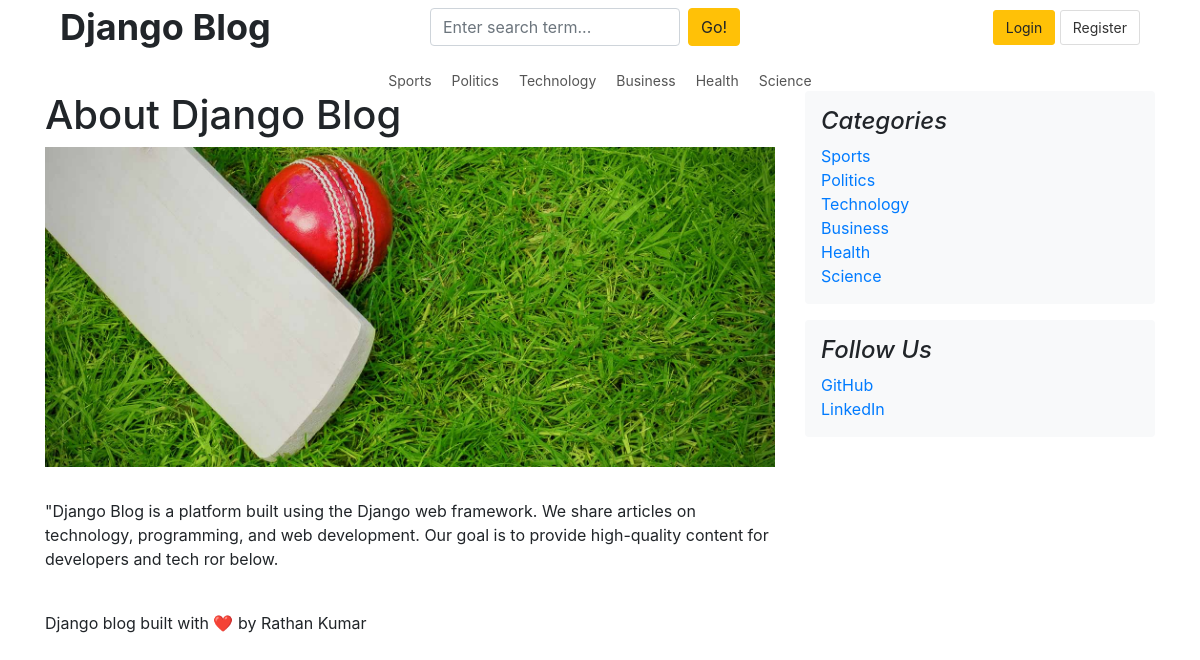
The page /about/ on the database its author committed.
### blog/models.py (models this page shows, shortened)
class Category(models.Model):
    category_name = models.CharField(max_length=50, unique=True)
    created_at = models.DateTimeField(auto_now_add=True)
    updated_at = models.DateTimeField(auto_now=True)
    class Meta:
        verbose_name_plural = 'categories'

class AboutUs(models.Model):
    title = models.CharField(max_length=200, default="About Us")
    content = models.TextField()
    image = models.ImageField(upload_to='about/', blank=True, null=True)
    created_at = models.DateTimeField(auto_now_add=True)
    updated_at = models.DateTimeField(auto_now=True)
    class Meta:
        verbose_name_plural = 'About Us'

class SocialLink(models.Model):
    platform = models.CharField(max_length=50)  # GitHub, LinkedIn, YouTube, etc.
    link = models.URLField(max_length=200)
    icon = models.CharField(max_length=50, blank=True, null=True)  # Font Awesome icon name
    created_at = models.DateTimeField(auto_now_add=True)
    updated_at = models.DateTimeField(auto_now=True)
    class Meta:
        verbose_name_plural = 'Social Links'

### blog/views.py (the view)
# urls.py: path('about/', views.about_us, name='about'),
def about_us(request):
    about = AboutUs.objects.first()
    return render(request, 'about.html', {
        'about': about,
        'active_page': 'about',
    })

### blog/context_processor.py (called while the page is built)
def categories_processor(request):
    try:
        categories = Category.objects.all()
        return {'categories': categories}
    except:
        return {'categories': []}

def social_links_processor(request):
    try:
        social_links = SocialLink.objects.all()
        return {'social_links': social_links}
    except:
        return {'social_links': []}

def about_processor(request):
    try:
        about = AboutUs.objects.first()
        return {'about': about}
    except:
        return {'about': None}

### blog_main/templates/about.html
{% extends 'base.html' %}
{% block content %}
<div class="row">
    <div class="col-md-8 blog-main">
        <div class="about-page">
            <h1 class="about-title">
                {% if about %}
                    {{ about.title }}
                {% else %}
                    About Django Blog
                {% endif %}
            </h1>
            {% if about.image %}
                <img src="{{ about.image.url }}"
                     alt="{{ about.title }}"
                     class="img-fluid mb-3">
            {% endif %}
            <div class="about-text">
                {% if about %}
                    <p>{{ about.content|linebreaks }}</p>
                {% else %}
                    <p>Welcome to Django Blog. This is a blog built using Django framework.</p>
                    <p>We share articles about technology, programming, and more.</p>
                    <p>Stay tuned for more content!</p>
                {% endif %}
            </div>
        </div>
    </div>
    <aside class="col-md-4 blog-sidebar">
        <div class="p-3 mb-3 bg-light rounded">
            <h4 class="font-italic">Categories</h4>
            <ol class="list-unstyled mb-0">
                {% if categories %}
                    {% for cat in categories %}
                        <li>
                            <a href="{% url 'category' cat.id %}" style="color:#007bff; text-decoration:none;">
                                {{ cat.category_name }}
                            </a>
                        </li>
                    {% endfor %}
                {% else %}
                    <li>No categories found.</li>
                {% endif %}
            </ol>
        </div>
        <div class="p-3 mb-3 bg-light rounded">
            <h4 class="font-italic">Follow Us</h4>
            <ol class="list-unstyled mb-0">
                {% if social_links %}
                    {% for link in social_links %}
                        <li>
                            <a href="{{ link.link }}" target="_blank" style="color:#007bff; text-decoration:none;">
                                {{ link.platform }}
                            </a>
                        </li>
                    {% endfor %}
                {% else %}
                    <li><a href="#" style="color:#007bff; text-decoration:none;">GitHub</a></li>
                    <li><a href="#" style="color:#007bff; text-decoration:none;">LinkedIn</a></li>
                {% endif %}
            </ol>
        </div>
    </aside>
</div>
{% endblock %}

### blog_main/templates/base.html (shortened to what this page needs)
{% load static %}
<!DOCTYPE html>
<html lang="en">
<head>
    <link
        rel="stylesheet"
        href="https://cdn.jsdelivr.net/npm/bootstrap@4.6.2/dist/css/bootstrap.min.css"
    >
    <link
        rel="stylesheet"
        href="{% static 'css/blog.css' %}"
    >
</head>
<body>
<div class="container">
    <header class="blog-header">
        <div class="container">
            <div class="row align-items-center mb-3">
                <div class="col-md-4">
                    <a
                        href="{% url 'home' %}"
                        class="blog-header-logo"
                        style="
                            font-size: 36px;
                            font-weight: bold;
                            color: #212529;
                            text-decoration: none;
                        "
                    >
                        Django Blog
                    </a>
                </div>
                <div class="col-md-5">
                    <form
                        method="GET"
                        action="{% url 'search' %}"
                        class="form-inline"
                    >
                        <input
                            type="text"
                            name="keyword"
                            class="form-control"
                            placeholder="Enter search term..."
                            style="width: 250px;"
                        >
                        <button
                            type="submit"
                            class="btn btn-warning ml-2"
                        >
                            Go!
                        </button>
                    </form>
                </div>
                <div class="col-md-3 text-right">
                    {% if user.is_authenticated %}
                        <form
                            method="POST"
                            action="{% url 'logout' %}"
                            style="display: inline;"
                        >
                            {% csrf_token %}
                            <button
                                type="submit"
                                class="btn btn-link"
                                style="
                                    color: #007bff;
                                    text-decoration: none;
                                    padding: 6px 12px;
                                "
                            >
                                Logout
                            </button>
                        </form>
                    {% else %}
                        <a
                            href="{% url 'login' %}"
                            class="auth-btn signin-btn"
                        >
                            Login
                        </a>
                        <a
                            href="{% url 'register' %}"
                            class="auth-btn register-btn"
                        >
                            Register
                        </a>
                    {% endif %}
                </div>
            </div>
            <div class="row">
                <div class="col-12">
                    <nav
                        class="category-nav d-flex justify-content-center flex-wrap"
                        style="gap: 20px;"
                    >
                        {% for cat in categories %}
                            <a
                                href="{% url 'category' cat.id %}"
                                style="
                                    color: #555;
                                    text-decoration: none;
                                    font-size: 14px;
                                "
                            >
                                {{ cat.category_name }}
                            </a>
                        {% endfor %}
                    </nav>
                </div>
            </div>
        </div>
    </header>
    {% block content %}
    {% endblock %}
    <footer class="blog-footer mt-4">
        <p>
            Django blog built with ❤️ by Rathan Kumar
        </p>
    </footer>
</div>
</body>
</html>

### blog_main/static/css/blog.css (style rules this page uses)
.auth-btn { padding: 6px 12px; font-size: 14px; border-radius: 3px; text-decoration: none; border: 1px solid #ddd; cursor: pointer; transition: all 0.2s ease; display: inline-block; }
.signin-btn { background-color: #ffc107; color: #212529; border-color: #ffc107; }
.register-btn { background-color: #ffffff; color: #333333; border-color: #dddddd; }

### rows shown on the page
Category: category_name "Sports"
Category: category_name "Politics"
Category: category_name "Technology"
Category: category_name "Business"
Category: category_name "Health"
Category: category_name "Science"
AboutUs: title "About Django Blog", image (picture), content "\"Django Blog is a platform built using the Django web framework. We share articles on technology, programming, and web development. Our goal is to provide high-quality content for developers and tech ror below."
SocialLink: platform "GitHub"
SocialLink: platform "LinkedIn"
